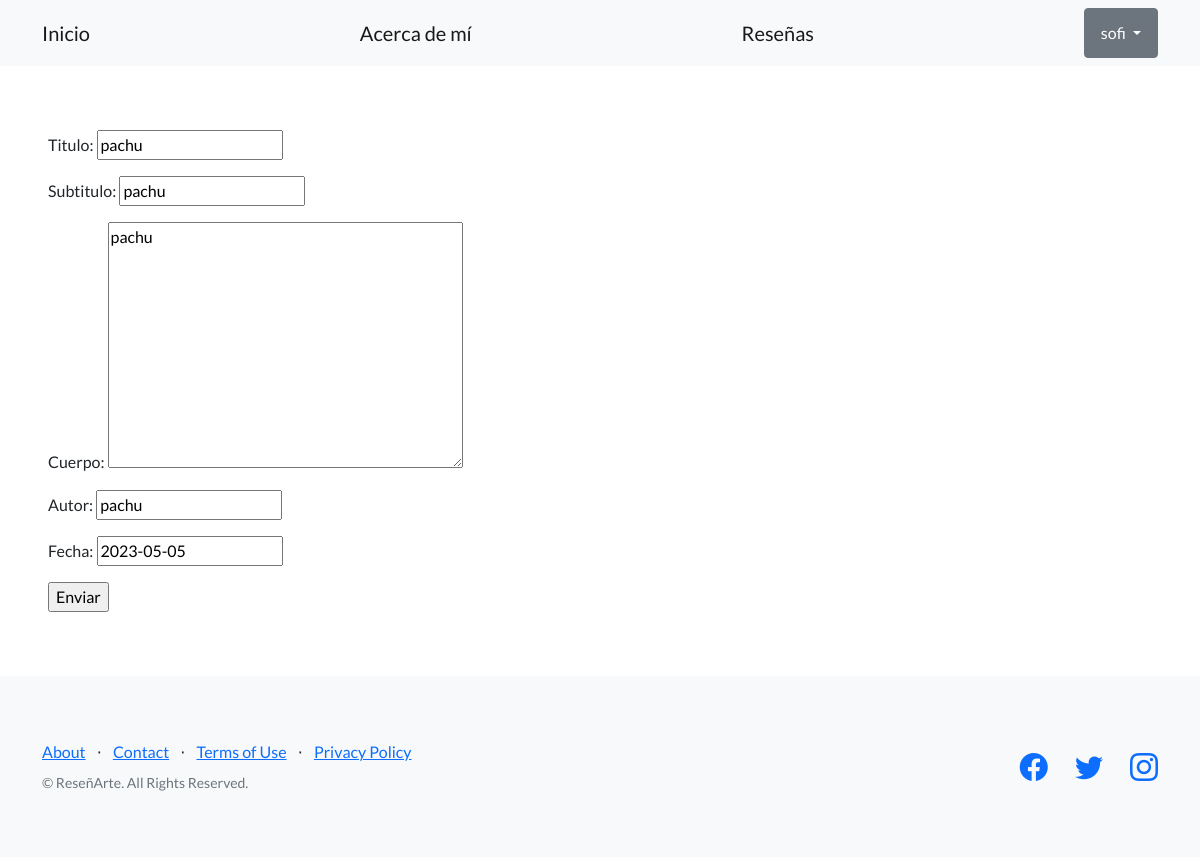
The app's page /blog/editar-reseña/12/ (signed in) with its own data.
### blog/models.py (models this page shows, shortened)
class Reseña (models.Model):
    titulo = models.CharField(max_length=256)
    subtitulo = models.CharField(max_length=256)
    cuerpo = models.TextField()
    autor = models.CharField(max_length=256)
    fecha = models.DateField()

### blog/forms.py
class ReseñaForm(forms.Form):
    titulo = forms.CharField(required=True, max_length=64)
    subtitulo = forms.CharField(required=True, max_length=64)
    cuerpo = forms.CharField(required=True, widget=forms.Textarea())
    autor = forms.CharField(max_length=64)
    fecha = forms.DateField()

### blog/templates/blog/crear_reseña.html (shortened to what this page needs)
{% extends "blog/base.html" %}
{% block contenido %}
<form method="post">
  {{ formulario.as_p }}
  <input type="submit" value="Enviar" />
</form>
{% endblock contenido %}

### blog/templates/blog/base.html (shortened to what this page needs)
{% load static %}
<!DOCTYPE html>
<html lang="en">
    <head>
        <link href="https://cdn.jsdelivr.net/npm/bootstrap-icons@1.5.0/font/bootstrap-icons.css" rel="stylesheet" type="text/css" />
        <link href= "{% static 'blog/css/styles.css' %}"" rel="stylesheet" />
    </head>
    <body>
        <nav class="navbar navbar-light bg-light static-top">
            <div class="container">
                <a class="navbar-brand" href="{% url 'inicio' %}">Inicio</a>
                <a class="navbar-brand" href="{% url 'about' %}">Acerca de mí</a>
                <a class="navbar-brand" href="{% url 'listar_reseñas' %}">Reseñas</a>
                {% if user.is_authenticated %}
                <div class="dropdown">
                    <button class="btn btn-secondary dropdown-toggle" type="button" id="dropdownMenuButton1" data-bs-toggle="dropdown" aria-expanded="false">
                        <div style="display: inline-flex;">
                            <span>{{ user.username }}</span>
                        </div>
                    </button>
                    </div>
                </div>
                {% else %}
                <a class="navbar-brand" href="{% url 'registro' %}">Registro</a>
                <a class="navbar-brand" href="{% url 'login' %}">Iniciar sesión</a>
                {% endif %}
        </nav>
        <section style="padding:4rem 3rem;">
            {% block contenido %}
            {% endblock contenido %}
        </section>
        <footer class="footer bg-light">
            <div class="container">
                <div class="row">
                    <div class="col-lg-6 h-100 text-center text-lg-start my-auto">
                        <ul class="list-inline mb-2">
                            <li class="list-inline-item"><a href="#!">About</a></li>
                            <li class="list-inline-item">⋅</li>
                            <li class="list-inline-item"><a href="#!">Contact</a></li>
                            <li class="list-inline-item">⋅</li>
                            <li class="list-inline-item"><a href="#!">Terms of Use</a></li>
                            <li class="list-inline-item">⋅</li>
                            <li class="list-inline-item"><a href="#!">Privacy Policy</a></li>
                        </ul>
                        <p class="text-muted small mb-4 mb-lg-0">&copy; ReseñArte. All Rights Reserved.</p>
                    </div>
                    <div class="col-lg-6 h-100 text-center text-lg-end my-auto">
                        <ul class="list-inline mb-0">
                            <li class="list-inline-item me-4">
                                <a href="#!"><i class="bi-facebook fs-3"></i></a>
                            </li>
                            <li class="list-inline-item me-4">
                                <a href="#!"><i class="bi-twitter fs-3"></i></a>
                            </li>
                            <li class="list-inline-item">
                                <a href="#!"><i class="bi-instagram fs-3"></i></a>
                            </li>
                        </ul>
                    </div>
                </div>
            </div>
        </footer>
    </body>
</html>

### records on screen
Reseña: titulo "pachu", subtitulo "pachu", cuerpo "pachu", autor "pachu", fecha "2023-05-05"

### other values on screen
{{ user.username }} "sofi"
